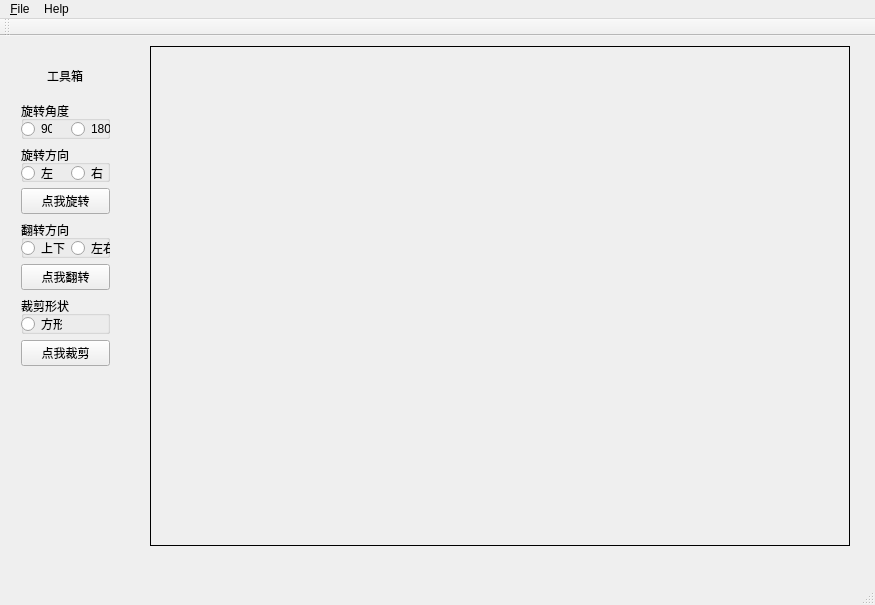
<?xml version="1.0" encoding="UTF-8"?>
<ui version="4.0">
 <class>QtestClass</class>
 <widget class="QMainWindow" name="QtestClass">
  <property name="geometry">
   <rect>
    <x>0</x>
    <y>0</y>
    <width>875</width>
    <height>605</height>
   </rect>
  </property>
  <property name="windowTitle">
   <string>Qtest</string>
  </property>
  <widget class="QWidget" name="centralWidget">
   <widget class="my_label" name="picture">
    <property name="geometry">
     <rect>
      <x>150</x>
      <y>10</y>
      <width>700</width>
      <height>500</height>
     </rect>
    </property>
    <property name="cursor">
     <cursorShape>CrossCursor</cursorShape>
    </property>
    <property name="mouseTracking">
     <bool>true</bool>
    </property>
    <property name="frameShape">
     <enum>QFrame::Box</enum>
    </property>
    <property name="text">
     <string/>
    </property>
   </widget>
   <widget class="QWidget" name="verticalLayoutWidget">
    <property name="geometry">
     <rect>
      <x>10</x>
      <y>10</y>
      <width>111</width>
      <height>331</height>
     </rect>
    </property>
    <layout class="QVBoxLayout" name="verticalLayout">
     <item alignment="Qt::AlignHCenter">
      <widget class="QLabel" name="mylabel">
       <property name="text">
        <string>工具箱</string>
       </property>
      </widget>
     </item>
     <item>
      <layout class="QHBoxLayout" name="horizontalLayout">
       <item>
        <widget class="QGroupBox" name="groupBox">
         <property name="title">
          <string>旋转角度</string>
         </property>
         <widget class="QRadioButton" name="angle1">
          <property name="geometry">
           <rect>
            <x>0</x>
            <y>20</y>
            <width>31</width>
            <height>16</height>
           </rect>
          </property>
          <property name="text">
           <string>90</string>
          </property>
         </widget>
         <widget class="QRadioButton" name="angle2">
          <property name="geometry">
           <rect>
            <x>50</x>
            <y>20</y>
            <width>41</width>
            <height>16</height>
           </rect>
          </property>
          <property name="text">
           <string>180</string>
          </property>
         </widget>
        </widget>
       </item>
      </layout>
     </item>
     <item>
      <widget class="QGroupBox" name="groupBox_2">
       <property name="title">
        <string>旋转方向</string>
       </property>
       <widget class="QRadioButton" name="turnleft">
        <property name="geometry">
         <rect>
          <x>0</x>
          <y>20</y>
          <width>41</width>
          <height>16</height>
         </rect>
        </property>
        <property name="text">
         <string>左</string>
        </property>
       </widget>
       <widget class="QRadioButton" name="turnright">
        <property name="geometry">
         <rect>
          <x>50</x>
          <y>20</y>
          <width>51</width>
          <height>16</height>
         </rect>
        </property>
        <property name="text">
         <string>右</string>
        </property>
       </widget>
      </widget>
     </item>
     <item>
      <widget class="QPushButton" name="pushButton_2">
       <property name="text">
        <string>点我旋转</string>
       </property>
      </widget>
     </item>
     <item>
      <widget class="QGroupBox" name="groupBox_3">
       <property name="title">
        <string>翻转方向</string>
       </property>
       <widget class="QRadioButton" name="updown">
        <property name="geometry">
         <rect>
          <x>0</x>
          <y>20</y>
          <width>51</width>
          <height>16</height>
         </rect>
        </property>
        <property name="text">
         <string>上下</string>
        </property>
       </widget>
       <widget class="QRadioButton" name="leftright">
        <property name="geometry">
         <rect>
          <x>50</x>
          <y>20</y>
          <width>51</width>
          <height>16</height>
         </rect>
        </property>
        <property name="text">
         <string>左右</string>
        </property>
       </widget>
      </widget>
     </item>
     <item>
      <widget class="QPushButton" name="pushButton_3">
       <property name="text">
        <string>点我翻转</string>
       </property>
      </widget>
     </item>
     <item>
      <widget class="QGroupBox" name="groupBox_4">
       <property name="title">
        <string>裁剪形状</string>
       </property>
       <widget class="QRadioButton" name="square">
        <property name="geometry">
         <rect>
          <x>0</x>
          <y>20</y>
          <width>41</width>
          <height>16</height>
         </rect>
        </property>
        <property name="text">
         <string>方形</string>
        </property>
       </widget>
      </widget>
     </item>
     <item>
      <widget class="QPushButton" name="pushButton">
       <property name="text">
        <string>点我裁剪</string>
       </property>
      </widget>
     </item>
    </layout>
   </widget>
   <widget class="QWidget" name="horizontalLayoutWidget_5">
    <property name="geometry">
     <rect>
      <x>660</x>
      <y>520</y>
      <width>121</width>
      <height>20</height>
     </rect>
    </property>
    <layout class="QHBoxLayout" name="horizontalLayout_5">
     <item>
      <widget class="QLabel" name="xlabel">
       <property name="text">
        <string>X</string>
       </property>
      </widget>
     </item>
     <item>
      <widget class="QLabel" name="ylabel">
       <property name="text">
        <string>Y</string>
       </property>
      </widget>
     </item>
    </layout>
   </widget>
  </widget>
  <widget class="QMenuBar" name="menuBar">
   <property name="geometry">
    <rect>
     <x>0</x>
     <y>0</y>
     <width>875</width>
     <height>23</height>
    </rect>
   </property>
   <widget class="QMenu" name="menu_File">
    <property name="title">
     <string>&amp;File</string>
    </property>
    <addaction name="action_Open"/>
    <addaction name="action_Save"/>
   </widget>
   <widget class="QMenu" name="menuHelp">
    <property name="title">
     <string>Help</string>
    </property>
   </widget>
   <addaction name="menu_File"/>
   <addaction name="menuHelp"/>
  </widget>
  <widget class="QToolBar" name="mainToolBar">
   <attribute name="toolBarArea">
    <enum>TopToolBarArea</enum>
   </attribute>
   <attribute name="toolBarBreak">
    <bool>false</bool>
   </attribute>
  </widget>
  <widget class="QStatusBar" name="statusBar"/>
  <action name="action_Open">
   <property name="text">
    <string>&amp;Open</string>
   </property>
  </action>
  <action name="action_Save">
   <property name="text">
    <string>&amp;Save</string>
   </property>
  </action>
 </widget>
 <layoutdefault spacing="6" margin="11"/>
 <customwidgets>
  <customwidget>
   <class>my_label</class>
   <extends>QLabel</extends>
   <header location="global">my_label.h</header>
  </customwidget>
 </customwidgets>
 <resources>
  <include location="qtest.qrc"/>
 </resources>
 <connections>
  <connection>
   <sender>action_Open</sender>
   <signal>triggered()</signal>
   <receiver>QtestClass</receiver>
   <slot>on_Qtest_fileopen()</slot>
   <hints>
    <hint type="sourcelabel">
     <x>-1</x>
     <y>-1</y>
    </hint>
    <hint type="destinationlabel">
     <x>485</x>
     <y>229</y>
    </hint>
   </hints>
  </connection>
  <connection>
   <sender>pushButton_3</sender>
   <signal>clicked()</signal>
   <receiver>QtestClass</receiver>
   <slot>on_Qtest_reverseoperation()</slot>
   <hints>
    <hint type="sourcelabel">
     <x>82</x>
     <y>282</y>
    </hint>
    <hint type="destinationlabel">
     <x>139</x>
     <y>291</y>
    </hint>
   </hints>
  </connection>
  <connection>
   <sender>pushButton_2</sender>
   <signal>clicked()</signal>
   <receiver>QtestClass</receiver>
   <slot>on_Qtest_turnoperation()</slot>
   <hints>
    <hint type="sourcelabel">
     <x>82</x>
     <y>204</y>
    </hint>
    <hint type="destinationlabel">
     <x>137</x>
     <y>212</y>
    </hint>
   </hints>
  </connection>
  <connection>
   <sender>action_Save</sender>
   <signal>triggered()</signal>
   <receiver>QtestClass</receiver>
   <slot>on_Qtest_filesave()</slot>
   <hints>
    <hint type="sourcelabel">
     <x>-1</x>
     <y>-1</y>
    </hint>
    <hint type="destinationlabel">
     <x>437</x>
     <y>302</y>
    </hint>
   </hints>
  </connection>
 </connections>
 <slots>
  <slot>on_Qtest_clicked()</slot>
  <slot>on_Qtest_fileopen()</slot>
  <slot>on_Qtest_reversetest()</slot>
  <slot>on_Qtest_reverseoperation()</slot>
  <slot>on_Qtest_turnoperation()</slot>
  <slot>on_Qtest_filesave()</slot>
 </slots>
</ui>
